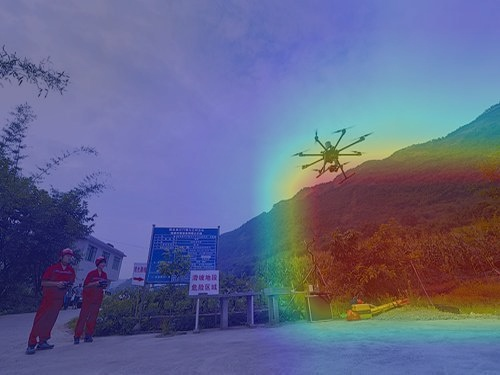

Source code (Python):
# coding: utf-8
import os
from PIL import Image
import torch
import numpy as np
import cv2
import matplotlib.pyplot as plt

from nets.yolo4_tiny import YoloBody

def draw_CAM(model, img_path, save_path, transform=None, visual_heatmap=False):
    '''
    绘制 Class Activation Map
    :param model: 加载好权重的Pytorch model
    :param img_path: 测试图片路径
    :param save_path: CAM结果保存路径
    :param transform: 输入图像预处理方法
    :param visual_heatmap: 是否可视化原始heatmap（调用matplotlib）
    :return:
    '''
    # 图像加载&预处理
    img = Image.open(img_path).convert('RGB')
    if transform:
        img = transform(img)
    # img = img.unsqueeze(0)

    # 获取模型输出的feature/score
    model.eval()
    features = model.features(img)
    output = model.classifier(features)

    # 为了能读取到中间梯度定义的辅助函数
    def extract(g):
        global features_grad
        features_grad = g

    # 预测得分最高的那一类对应的输出score
    pred = torch.argmax(output).item()
    pred_class = output[:, pred]

    features.register_hook(extract)
    pred_class.backward()  # 计算梯度

    grads = features_grad  # 获取梯度

    pooled_grads = torch.nn.functional.adaptive_avg_pool2d(grads, (1, 1))

    # 此处batch size默认为1，所以去掉了第0维（batch size维）
    pooled_grads = pooled_grads[0]
    features = features[0]
    # 512是最后一层feature的通道数
    for i in range(512):
        features[i, ...] *= pooled_grads[i, ...]

    # 以下部分同Keras版实现
    heatmap = features.detach().numpy()
    heatmap = np.mean(heatmap, axis=0)

    heatmap = np.maximum(heatmap, 0)
    heatmap /= np.max(heatmap)

    # 可视化原始热力图
    if visual_heatmap:
        plt.matshow(heatmap)
        plt.show()

    img = cv2.imread(img_path)  # 用cv2加载原始图像
    heatmap = cv2.resize(heatmap, (img.shape[1], img.shape[0]))  # 将热力图的大小调整为与原始图像相同
    heatmap = np.uint8(255 * heatmap)  # 将热力图转换为RGB格式
    heatmap = cv2.applyColorMap(heatmap, cv2.COLORMAP_JET)  # 将热力图应用于原始图像
    superimposed_img = heatmap * 0.4 + img  # 这里的0.4是热力图强度因子
    cv2.imwrite(save_path, superimposed_img)  # 将图像保存到硬盘
a=YoloBody(6,20)
img_path=r"D:\picture\1.jpg"
save_path=r"D:\picture"
draw_CAM(a,img_path,save_path)
